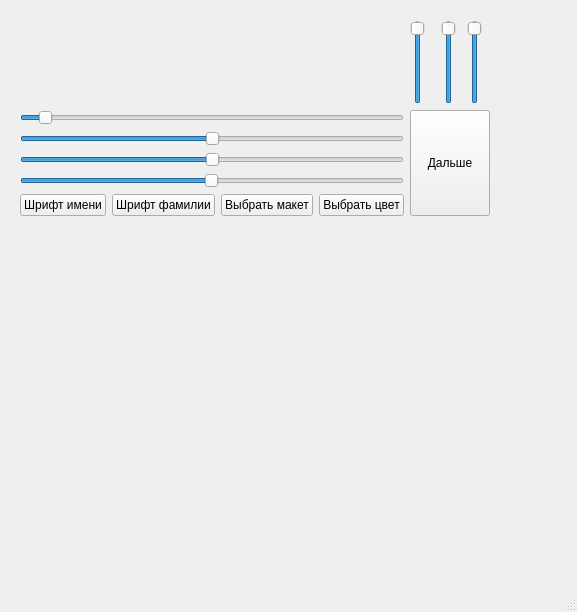
<?xml version="1.0" encoding="UTF-8"?>
<ui version="4.0">
 <class>MainWindow</class>
 <widget class="QMainWindow" name="MainWindow">
  <property name="windowModality">
   <enum>Qt::NonModal</enum>
  </property>
  <property name="geometry">
   <rect>
    <x>0</x>
    <y>0</y>
    <width>577</width>
    <height>612</height>
   </rect>
  </property>
  <property name="sizePolicy">
   <sizepolicy hsizetype="Preferred" vsizetype="Preferred">
    <horstretch>0</horstretch>
    <verstretch>0</verstretch>
   </sizepolicy>
  </property>
  <property name="windowTitle">
   <string>Бэйджи</string>
  </property>
  <widget class="QWidget" name="centralwidget">
   <property name="sizePolicy">
    <sizepolicy hsizetype="Preferred" vsizetype="Preferred">
     <horstretch>0</horstretch>
     <verstretch>0</verstretch>
    </sizepolicy>
   </property>
   <widget class="QWidget" name="gridLayoutWidget">
    <property name="geometry">
     <rect>
      <x>20</x>
      <y>20</y>
      <width>538</width>
      <height>521</height>
     </rect>
    </property>
    <layout class="QGridLayout" name="GridLayout">
     <property name="sizeConstraint">
      <enum>QLayout::SetFixedSize</enum>
     </property>
     <item row="1" column="0" colspan="4">
      <widget class="QSlider" name="HorizontalPhotoSlider">
       <property name="maximum">
        <number>999</number>
       </property>
       <property name="value">
        <number>50</number>
       </property>
       <property name="orientation">
        <enum>Qt::Horizontal</enum>
       </property>
      </widget>
     </item>
     <item row="5" column="1">
      <widget class="QPushButton" name="SelectSurnameFont">
       <property name="text">
        <string>Шрифт фамилии</string>
       </property>
      </widget>
     </item>
     <item row="5" column="0">
      <widget class="QPushButton" name="SelectNameFont">
       <property name="text">
        <string>Шрифт имени</string>
       </property>
      </widget>
     </item>
     <item row="2" column="0" colspan="4">
      <widget class="QSlider" name="HorizontalNameSlider">
       <property name="maximum">
        <number>999</number>
       </property>
       <property name="value">
        <number>500</number>
       </property>
       <property name="orientation">
        <enum>Qt::Horizontal</enum>
       </property>
      </widget>
     </item>
     <item row="0" column="4">
      <widget class="QSlider" name="VerticalPhotoSlider">
       <property name="maximum">
        <number>999</number>
       </property>
       <property name="value">
        <number>979</number>
       </property>
       <property name="orientation">
        <enum>Qt::Vertical</enum>
       </property>
      </widget>
     </item>
     <item row="0" column="5">
      <widget class="QSlider" name="VerticalNameSlider">
       <property name="maximum">
        <number>999</number>
       </property>
       <property name="value">
        <number>979</number>
       </property>
       <property name="orientation">
        <enum>Qt::Vertical</enum>
       </property>
      </widget>
     </item>
     <item row="0" column="0" colspan="4">
      <widget class="QLabel" name="Preview">
       <property name="sizePolicy">
        <sizepolicy hsizetype="Expanding" vsizetype="Expanding">
         <horstretch>0</horstretch>
         <verstretch>0</verstretch>
        </sizepolicy>
       </property>
       <property name="text">
        <string/>
       </property>
       <property name="alignment">
        <set>Qt::AlignCenter</set>
       </property>
      </widget>
     </item>
     <item row="5" column="3">
      <widget class="QPushButton" name="SelectColor">
       <property name="sizePolicy">
        <sizepolicy hsizetype="Minimum" vsizetype="Minimum">
         <horstretch>0</horstretch>
         <verstretch>0</verstretch>
        </sizepolicy>
       </property>
       <property name="text">
        <string>Выбрать цвет</string>
       </property>
      </widget>
     </item>
     <item row="3" column="0" colspan="4">
      <widget class="QSlider" name="HorizontalSurnameSlider">
       <property name="maximum">
        <number>999</number>
       </property>
       <property name="value">
        <number>500</number>
       </property>
       <property name="orientation">
        <enum>Qt::Horizontal</enum>
       </property>
      </widget>
     </item>
     <item row="0" column="6">
      <widget class="QSlider" name="VerticalSurnameSlider">
       <property name="maximum">
        <number>999</number>
       </property>
       <property name="value">
        <number>979</number>
       </property>
       <property name="orientation">
        <enum>Qt::Vertical</enum>
       </property>
      </widget>
     </item>
     <item row="1" column="4" rowspan="5" colspan="3">
      <widget class="QPushButton" name="Run">
       <property name="sizePolicy">
        <sizepolicy hsizetype="Minimum" vsizetype="Minimum">
         <horstretch>0</horstretch>
         <verstretch>0</verstretch>
        </sizepolicy>
       </property>
       <property name="text">
        <string>Дальше</string>
       </property>
      </widget>
     </item>
     <item row="5" column="2">
      <widget class="QPushButton" name="SelectMockup">
       <property name="text">
        <string>Выбрать макет</string>
       </property>
      </widget>
     </item>
     <item row="4" column="0" colspan="4">
      <widget class="QSlider" name="PhotoSizeSlider">
       <property name="minimum">
        <number>1</number>
       </property>
       <property name="maximum">
        <number>1000</number>
       </property>
       <property name="value">
        <number>500</number>
       </property>
       <property name="orientation">
        <enum>Qt::Horizontal</enum>
       </property>
      </widget>
     </item>
    </layout>
   </widget>
  </widget>
  <widget class="QMenuBar" name="menubar">
   <property name="geometry">
    <rect>
     <x>0</x>
     <y>0</y>
     <width>577</width>
     <height>21</height>
    </rect>
   </property>
  </widget>
  <widget class="QStatusBar" name="statusbar"/>
 </widget>
 <resources/>
 <connections/>
</ui>
